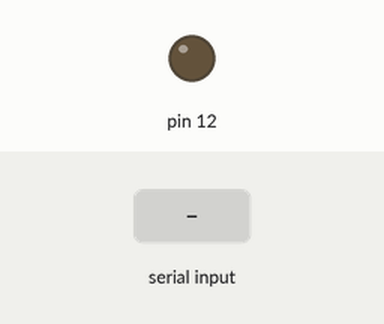
The sketch below on a simulated Arduino Uno, built with avr-gcc and run on an emulated ATmega328P. On the bench: output pins drawn as LEDs (lit = HIGH). Dashed ring = blinking. The test bench sets the inputs (shaded band).

Above: at 1.2 s.
1.3 s: byte 30 received over Serial
At 1.4 s:
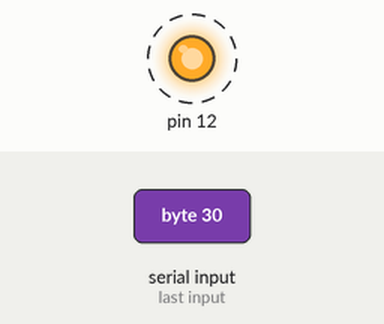
Timing chart, 0 to 10.3 s (numbered marks = the images above; inputs shaded):
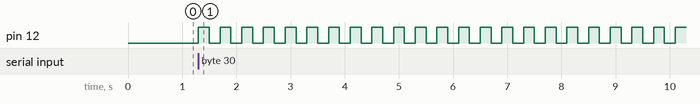

The sketch:

TestJSerialComm.ino
```cpp
void setup() {
  Serial.begin(9600);
  pinMode(12,OUTPUT);
}
//----------------------------------------
void loop() {
  byte inByte;
  if(Serial.available()){
    inByte=Serial.read();
    for(byte i=1; i<=inByte*2;i++){
      digitalWrite(12, !digitalRead(12));
      delay(200);
      }
    }

}
```

Measured:
- after the input at 1.3 s, pin 12: alternates HIGH for 0.20 s and LOW for 0.20 s, starting at once
